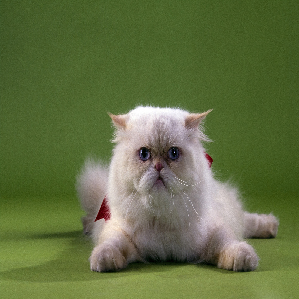
#> input picture adversarial_images/3.png, 299 x 299 px; its folder holds only this picture in this run
$ python 'dct&idct.py'
#> lines starting #> are read from the running program, lines starting #| are printed output that depends on the picture
import os
from scipy.fftpack import dct, idct
import numpy as np
from PIL import Image
import matplotlib.pyplot as plt
from tqdm import tqdm

# 输入/输出路径
input_dir = 'adversarial_images'
output_dir = 'denoised_images'
os.makedirs(output_dir, exist_ok=True)

# DCT + IDCT 去噪函数
def dct_idct_process(image_np, keep_ratio=0.1):
    image_np = image_np.astype(np.float32)

    # 二维 DCT
    dct_img = dct(dct(image_np.T, norm='ortho').T, norm='ortho')

    # 保留低频
    h, w = dct_img.shape
    h_keep = int(h * keep_ratio)
    w_keep = int(w * keep_ratio)
    mask = np.zeros_like(dct_img)
    mask[:h_keep, :w_keep] = 1
    dct_img *= mask

    # 二维 IDCT
    idct_img = idct(idct(dct_img.T, norm='ortho').T, norm='ortho')

    return np.clip(idct_img, 0, 255).astype(np.uint8)

# 可视化前几张对比图像
visualize_count = 5
shown = 0

# 遍历图像
for filename in tqdm(os.listdir(input_dir)):
    if not (filename.endswith('.png') or filename.endswith('.jpg')):
        continue

    path = os.path.join(input_dir, filename)
    img = Image.open(path).convert('L')
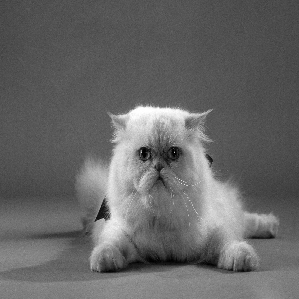
#> img: PIL image 299x299 L; min 0, max 255, mean 102.4
    img_np = np.array(img)

    # DCT-IDCT 去噪
    denoised_np = dct_idct_process(img_np, keep_ratio=0.1)
#> in dct_idct_process, `dct_img = dct(dct(image_np.T, norm='ortho').T, norm='ortho')`:
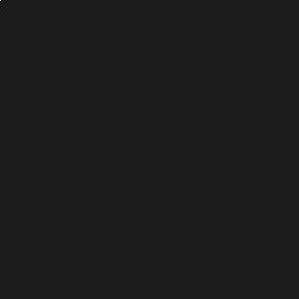
#> dct_img: shape (299, 299) float32; min -3902.2, max 30615.5, mean 0.3; drawn with min black and max white
#> in dct_idct_process, `idct_img = idct(idct(dct_img.T, norm='ortho').T, norm='ortho')`:
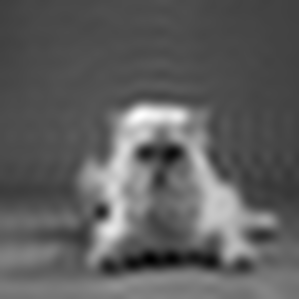
#> idct_img: shape (299, 299) float32; min 8.04, max 262, mean 102.4; drawn with min black and max white
    denoised_img = Image.fromarray(denoised_np)

    # 保存去噪图像
    denoised_img.save(os.path.join(output_dir, filename))

    # 前 visualize_count 张图像进行对比展示
    if shown < visualize_count:
        plt.figure(figsize=(8, 4))
        plt.suptitle(f'Comparison: {filename}', fontsize=14)

        plt.subplot(1, 2, 1)
        plt.imshow(img_np, cmap='gray')
        plt.title('Original (Adversarial)')
        plt.axis('off')

        plt.subplot(1, 2, 2)
        plt.imshow(denoised_np, cmap='gray')
        plt.title('DCT-IDCT Denoised')
        plt.axis('off')

        plt.tight_layout()
        plt.show()
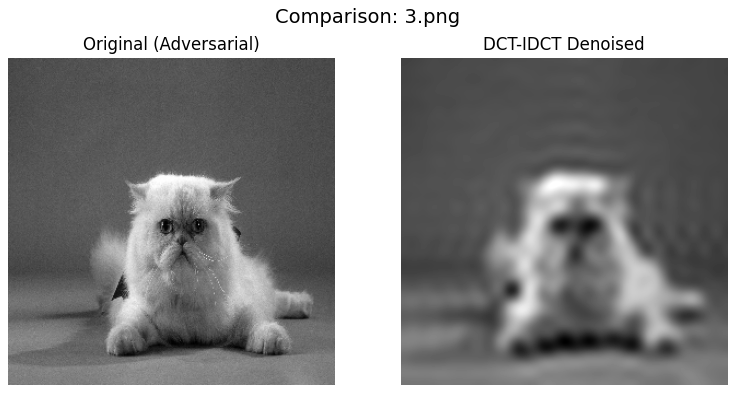
#> figure drawn by matplotlib, 2 panels
        shown += 1
